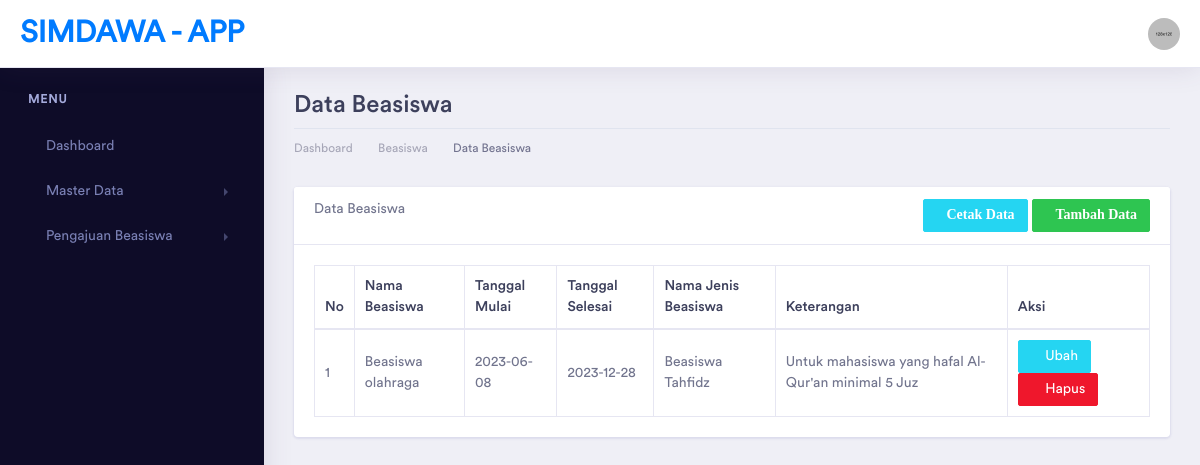
The page /index.php/beasiswa on the database as committed earlier.
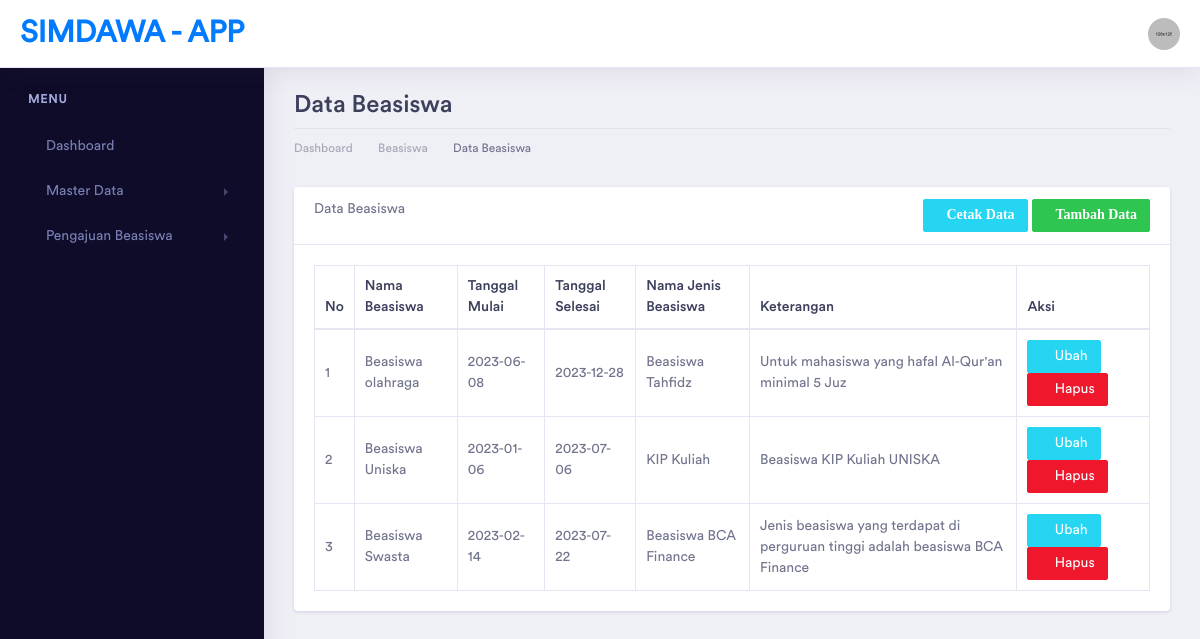
The same page on the database as committed later.
### tables this page shows
CREATE TABLE `beasiswa` (
  `id` int(11) NOT NULL,
  `nama_beasiswa` varchar(50) DEFAULT NULL,
  `tanggal_mulai` date DEFAULT NULL,
  `tanggal_selesai` date DEFAULT NULL,
  `jenis_id` int(11) DEFAULT NULL
);

CREATE TABLE `jenis_beasiswa` (
  `id` int(11) NOT NULL,
  `nama_jenis` varchar(50) DEFAULT NULL,
  `keterangan` varchar(100) DEFAULT NULL
);

### application/controllers/Beasiswa.php (called while the page is built, shortened)
<?php
class Beasiswa extends CI_Controller
{
    function __construct()
    {
        $this->load->model(array('JenisModel', 'BeasiswaModel'));
        $this->load->library('pdf');
    }
    public function index()
    {
        $data['title'] = "Data Beasiswa | SIMDAWA-APP";
        $data['beasiswa'] = $this->BeasiswaModel->get_beasiswa();
        $this->load->view('template/header', $data);
        $this->load->view('template/sidebar');
        $this->load->view('beasiswa/beasiswa_read', $data);
        $this->load->view('template/footer');
    }
}

### index.php (called while the page is built, shortened)
<?php
require_once BASEPATH.'core/CodeIgniter.php';

### application/models/BeasiswaModel.php (called while the page is built, shortened)
<?php
class BeasiswaModel extends CI_Model
{
    public function get_beasiswa()
    {
        $q = "select beasiswa. *, jenis_beasiswa.nama_jenis, jenis_beasiswa.keterangan from beasiswa
        inner join jenis_beasiswa on beasiswa.jenis_id = jenis_beasiswa.id";
        return $this->db->query($q)->result();
    }
}

### application/views/beasiswa/beasiswa_read.php (the view, shortened to what this page needs)
<div class="dashboard-wrapper">
    <div class="container-fluid dashboard-content">
        <div class="row">
            <div class="col-xl-12 col-lg-12 col-md-12 col-sm-12 col-12">
                <div class="page-header">
                    <h2 class="pageheader-title">Data Beasiswa </h2>
                    <div class="page-breadcrumb">
                        <nav aria-label="breadcrumb">
                            <ol class="breadcrumb">
                                <li class="breadcrumb-item"><a href="<?= base_url('home') ?>" class="breadcrumb-link">Dashboard</a></li>
                                <li class="breadcrumb-item"><a href="<?= base_url('beasiswa') ?>" class="breadcrumb-link">Beasiswa</a></li>
                                <li class="breadcrumb-item active" aria-current="page">Data Beasiswa</li>
                            </ol>
                        </nav>
                    </div>
                </div>
            </div>
        </div>
        <div class="row">
            <div class="col-xl-12 col-lg-12 col-md-12 col-sm-12 col-12">
                <div class="card">
                    <div class="card-header">
                        Data Beasiswa
                        <?php if ($this->session->userdata('peran') != 'USER') : ?>
                            <a href="<?= base_url('beasiswa/tambah') ?>" class="btn btn-sm btn-success float-right"><i class="fas fa-plus">Tambah Data</i></a>
                            <a href="<?= base_url('beasiswa/cetak') ?>" class="btn btn-sm btn-info mr-1 float-right"><i class="fas fa-print">Cetak Data</i></a>
                        <?php endif; ?>
                    </div>
                    <div class="card-body">
                        <table class="table table-bordered" id="mytabel">
                            <thead>
                                <tr>
                                    <th>No</th>
                                    <th>Nama Beasiswa</th>
                                    <th>Tanggal Mulai</th>
                                    <th>Tanggal Selesai</th>
                                    <th>Nama Jenis Beasiswa</th>
                                    <th>Keterangan</th>
                                    <?php if ($this->session->userdata('peran') != 'USER') : ?>
                                        <th>Aksi</th>
                                    <?php endif; ?>
                                </tr>
                            </thead>
                            <tbody>
                                <?php $no = 1;
                                foreach ($beasiswa as $a) {
                                ?>
                                    <tr>
                                        <td><?= $no++ ?></td>
                                        <td><?= $a->nama_beasiswa ?></td>
                                        <td><?= $a->tanggal_mulai ?></td>
                                        <td><?= $a->tanggal_selesai ?></td>
                                        <td><?= $a->nama_jenis ?></td>
                                        <td><?= $a->keterangan ?></td>
                                        <?php if ($this->session->userdata('peran') != 'USER') : ?>
                                            <td>
                                                <a href="<?= base_url('beasiswa/ubah/' . $a->id) ?>" class="btn btn-sm btn-info"><i class="fas fa-edit"></i> Ubah</a>
                                                <a href="<?= base_url('beasiswa/hapus/' . $a->id) ?>" class="btn btn-sm btn-danger" onclick="return confirm('Ingin hapus data ini?')"><i class="fas fa-trash"></i> Hapus</a>
                                            </td>
                                        <?php endif; ?>
                                    </tr>
                                <?php
                                }
                                ?>
                            </tbody>
                        </table>
                    </div>
                </div>
            </div>
        </div>
    </div>
</div>

### application/views/template/header.php (shortened to what this page needs)
<!doctype html>
<html lang="en">
<head>
    <link rel="stylesheet" href="<?php echo base_url('assets/vendor/bootstrap/css/bootstrap.min.css') ?>">
    <link href="<?php echo base_url('assets/vendor/fonts/circular-std/style.css') ?>" rel="stylesheet">
    <link rel="stylesheet" href="<?php echo base_url('assets/libs/css/style.css') ?>">
    <link rel="stylesheet" href="<?php echo base_url('assets/vendor/fonts/fontawesome/css/fontawesome-all.css') ?> ">
    <link href="https://cdn.jsdelivr.net/npm/select2@4.1.0-rc.0/dist/css/select2.min.css" rel="stylesheet" />
    <link rel="stylesheet" href="https://cdn.jsdelivr.net/npm/@ttskch/select2-bootstrap4-theme@x.x.x/dist/select2-bootstrap4.min.css">
</head>
<body>
    <div class="dashboard-main-wrapper">
        <div class="dashboard-header">
            <nav class="navbar navbar-expand-lg bg-white fixed-top">
                <a class="navbar-brand" href="<?php base_url('Home') ?>">SIMDAWA - APP</a>
                <div class="collapse navbar-collapse" id="navbarSupportedContent">
                    <ul class="navbar-nav ml-auto navbar-right-top">
                        <li class="nav-item dropdown nav-user">
                            <a class="nav-link nav-user-img" href="#" id="navbarDropdownMenuLink2" data-toggle="dropdown" aria-haspopup="true" aria-expanded="false"><img src="<?php echo base_url('assets/images/avatar-1.jpg') ?>" alt="" class="user-avatar-md
                            rounded-circle"></a>
                        </li>
                    </ul>
                </div>
            </nav>
        </div>

### application/views/template/sidebar.php (shortened to what this page needs)
<div class="nav-left-sidebar sidebar-dark">
    <div class="menu-list">
        <nav class="navbar navbar-expand-lg navbar-light">
            <div class="collapse navbar-collapse" id="navbarNav">
                <ul class="navbar-nav flex-column">
                    <li class="nav-divider">
                        Menu
                    </li>
                    <li class="nav-item ">
                        <a class="nav-link" href="<?php echo base_url('home') ?>"><i class="fas fa-tv"></i>Dashboard</a>
                    </li>
                    <li class="nav-item">
                        <a class="nav-link" href="#" data-toggle="collapse" aria-expanded="false" data-target="#submenu-2" aria-controls="submenu-2">
                            <i class="fa fa-database"></i>Master Data</a>
                    </li>
                    <li class="nav-item">
                        <a class="nav-link" href="#" data-toggle="collapse" aria-expanded="false" data-target="#submenu-3" aria-controls="submenu-3"><i class="fas fa-archive"></i>Pengajuan Beasiswa</a>
                    </li>
                </ul>
            </div>
        </nav>
    </div>
</div>

### application/views/template/footer.php (shortened to what this page needs)
</div>
</body>
</html>

Rows that differ between the two databases and show on the page:
added beasiswa: nama_beasiswa "Beasiswa Uniska", tanggal_mulai "2023-01-06", tanggal_selesai "2023-07-06", jenis_beasiswa.nama_jenis "KIP Kuliah", jenis_beasiswa.keterangan "Beasiswa KIP Kuliah UNISKA"
added beasiswa: nama_beasiswa "Beasiswa Swasta", tanggal_mulai "2023-02-14", tanggal_selesai "2023-07-22", jenis_beasiswa.nama_jenis "Beasiswa BCA Finance", jenis_beasiswa.keterangan "Jenis beasiswa yang terdapat di perguruan tinggi adalah beasiswa BCA Finance"
